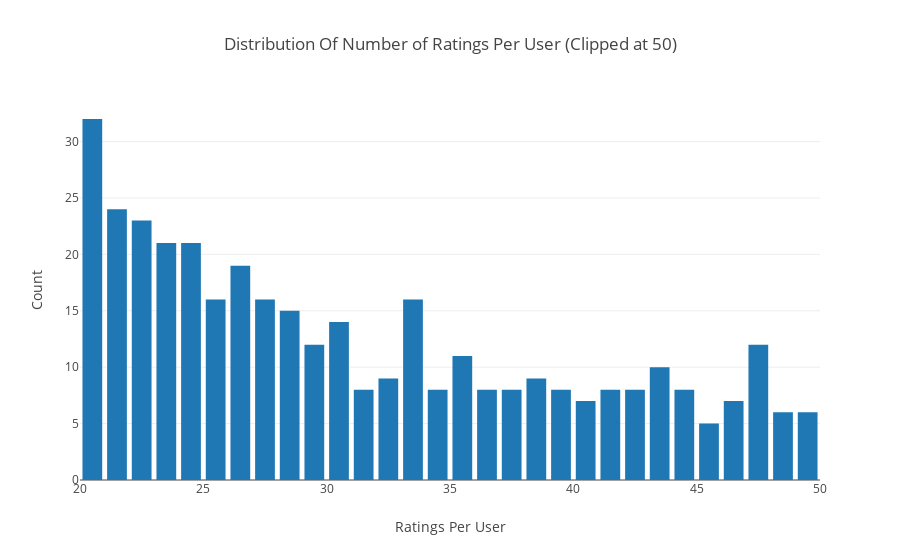

Notebook source saved alongside this figure:
### Code cell
# Number of ratings per user
data = df.groupby('user_id')['rating'].count().clip(upper=50)

# Create trace
trace = go.Histogram(x = data.values,
                     name = 'Ratings',
                     xbins = dict(start = 0,
                                  end = 50,
                                  size = 1))
# Create layout
layout = go.Layout(title = 'Distribution Of Number of Ratings Per User (Clipped at 50)',
                   xaxis = dict(title = 'Ratings Per User'),
                   yaxis = dict(title = 'Count'),
                   bargap = 0.2)

# Create plot
fig = go.Figure(data=[trace], layout=layout)
iplot(fig)

### Figure 1 — Plotly figure (JSON) as saved in the notebook; plotly's stock layout.template omitted (floating-point values rounded to 4 significant figures; data arrays with more than 128 entries replaced by an {"elided": "..."} marker saying what was removed)
{"data": [{"uid": "819ad742-8b1c-422d-b22e-c3276d39e666", "x": {"elided": "943 int values"}, "type": "histogram", "name": "Ratings", "xbins": {"start": 0, "end": 50, "size": 1}}], "layout": {"bargap": 0.2, "yaxis": {"title": {"text": "Count"}}, "xaxis": {"title": {"text": "Ratings Per User"}}, "title": {"text": "Distribution Of Number of Ratings Per User (Clipped at 50)"}}}
